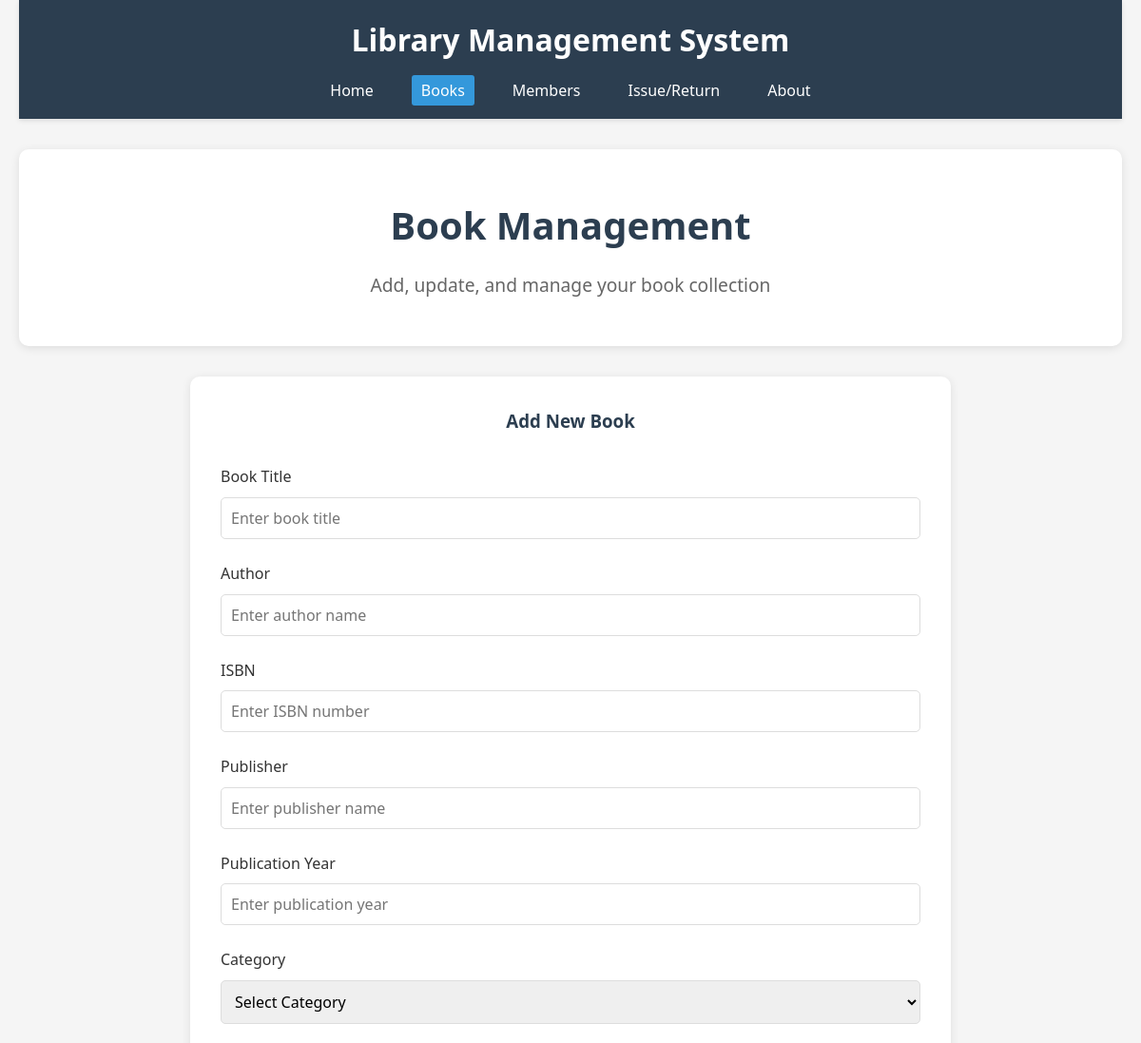
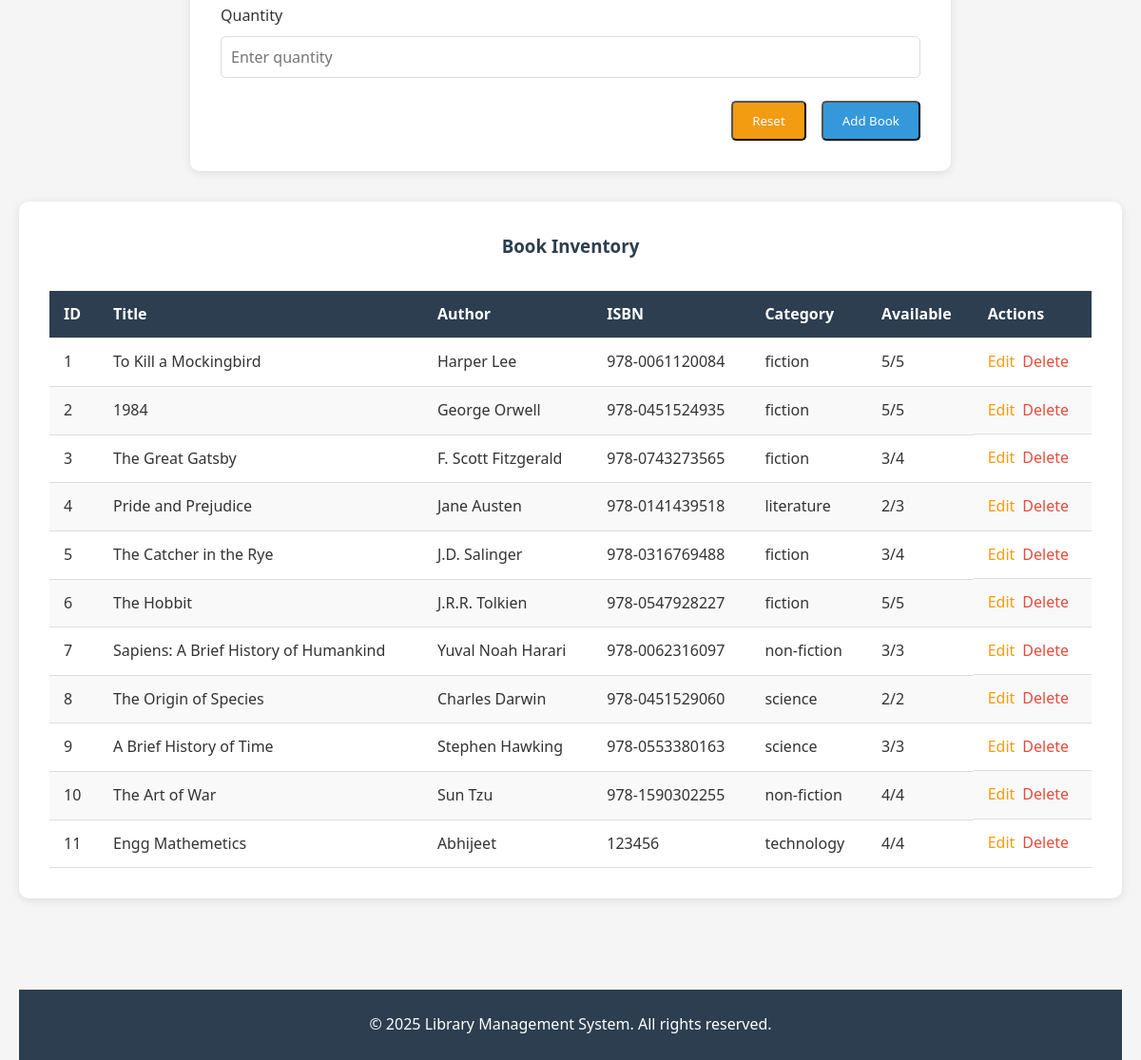
/books, run on the app's committed database (2 pictures, top to bottom).
### app.py (models this page shows, shortened)
class Book(db.Model):
    id = db.Column(db.Integer, primary_key=True)
    title = db.Column(db.String(100), nullable=False)
    author = db.Column(db.String(100), nullable=False)
    isbn = db.Column(db.String(20), unique=True, nullable=False)
    publisher = db.Column(db.String(100))
    publication_year = db.Column(db.Integer)
    category = db.Column(db.String(50), nullable=False)
    quantity = db.Column(db.Integer, default=1)
    available = db.Column(db.Integer, default=1)
    created_at = db.Column(db.DateTime, default=datetime.utcnow)

### app.py (the view)
@app.route('/books')
def books():
    books = Book.query.all()
    return render_template('books.html', books=books)

### templates/books.html (shortened to what this page needs)
{% extends 'base.html' %}
{% block content %}
<section class="hero">
    <h2>Book Management</h2>
    <p>Add, update, and manage your book collection</p>
</section>
<section class="form-container">
    <h3 class="form-title">{% if edit_mode %}Edit Book{% else %}Add New Book{% endif %}</h3>
    <form action="{% if edit_mode %}{{ url_for('edit_book', id=book.id) }}{% else %}{{ url_for('add_book') }}{% endif %}" method="POST">
        <div class="form-group">
            <label for="bookTitle">Book Title</label>
            <input type="text" id="bookTitle" name="bookTitle" class="form-control" placeholder="Enter book title" value="{% if edit_mode %}{{ book.title }}{% endif %}" required>
        </div>
        <div class="form-group">
            <label for="author">Author</label>
            <input type="text" id="author" name="author" class="form-control" placeholder="Enter author name" value="{% if edit_mode %}{{ book.author }}{% endif %}" required>
        </div>
        <div class="form-group">
            <label for="isbn">ISBN</label>
            <input type="text" id="isbn" name="isbn" class="form-control" placeholder="Enter ISBN number" value="{% if edit_mode %}{{ book.isbn }}{% endif %}" required>
        </div>
        <div class="form-group">
            <label for="publisher">Publisher</label>
            <input type="text" id="publisher" name="publisher" class="form-control" placeholder="Enter publisher name" value="{% if edit_mode %}{{ book.publisher }}{% endif %}">
        </div>
        <div class="form-group">
            <label for="publicationYear">Publication Year</label>
            <input type="number" id="publicationYear" name="publicationYear" class="form-control" placeholder="Enter publication year" value="{% if edit_mode %}{{ book.publication_year }}{% endif %}">
        </div>
        <div class="form-group">
            <label for="category">Category</label>
            <select id="category" name="category" class="form-control" required>
                <option value="">Select Category</option>
            </select>
        </div>
        <div class="form-group">
            <label for="quantity">Quantity</label>
            <input type="number" id="quantity" name="quantity" class="form-control" placeholder="Enter quantity" value="{% if edit_mode %}{{ book.quantity }}{% endif %}" required>
        </div>
        <div class="form-buttons">
            <button type="reset" class="btn" style="background-color: var(--warning-color);">Reset</button>
            <button type="submit" class="btn">{% if edit_mode %}Update Book{% else %}Add Book{% endif %}</button>
        </div>
    </form>
</section>
<section class="table-container">
    <h3 class="form-title">Book Inventory</h3>
    <table>
        <thead>
            <tr>
                <th>ID</th>
                <th>Title</th>
                <th>Author</th>
                <th>ISBN</th>
                <th>Category</th>
                <th>Available</th>
                <th>Actions</th>
            </tr>
        </thead>
        <tbody>
            {% if books %}
                {% for book in books %}
                <tr>
                    <td>{{ book.id }}</td>
                    <td>{{ book.title }}</td>
                    <td>{{ book.author }}</td>
                    <td>{{ book.isbn }}</td>
                    <td>{{ book.category }}</td>
                    <td>{{ book.available }}/{{ book.quantity }}</td>
                    <td class="action-buttons">
                        <a href="{{ url_for('edit_book', id=book.id) }}" class="edit-btn">Edit</a>
                        <a href="{{ url_for('delete_book', id=book.id) }}" class="delete-btn" onclick="return confirm('Are you sure you want to delete this book?')">Delete</a>
                    </td>
                </tr>
                {% endfor %}
            {% else %}
                <tr>
                    <td colspan="7" style="text-align: center;">No books available</td>
                </tr>
            {% endif %}
        </tbody>
    </table>
</section>
{% endblock %}

### templates/base.html (shortened to what this page needs)
<!DOCTYPE html>
<html lang="en">
<head>
    <link rel="stylesheet" href="{{ url_for('static', filename='css/styles.css') }}">
</head>
<body>
    <div class="container">
        <header>
            <div class="logo">
                <h1>Library Management System</h1>
            </div>
            <nav>
                <ul>
                    <li><a href="{{ url_for('index') }}" {% if request.path == url_for('index') %}class="active"{% endif %}>Home</a></li>
                    <li><a href="{{ url_for('books') }}" {% if request.path.startswith('/books') %}class="active"{% endif %}>Books</a></li>
                    <li><a href="{{ url_for('members') }}" {% if request.path.startswith('/members') %}class="active"{% endif %}>Members</a></li>
                    <li><a href="{{ url_for('issues') }}" {% if request.path.startswith('/issues') %}class="active"{% endif %}>Issue/Return</a></li>
                    <li><a href="{{ url_for('about') }}" {% if request.path == url_for('about') %}class="active"{% endif %}>About</a></li>
                </ul>
            </nav>
        </header>
        <main>
            {% block content %}{% endblock %}
        </main>
        <footer>
            <p>&copy; 2025 Library Management System. All rights reserved.</p>
        </footer>
    </div>
</body>
</html>

### static/css/styles.css (style rules this page uses)
* { margin: 0; padding: 0; box-sizing: border-box; font-family: 'Segoe UI', Tahoma, Geneva, Verdana, sans-serif; }
:root { --primary-color: #2c3e50; --secondary-color: #3498db; --accent-color: #e74c3c; --light-color: #ecf0f1; --dark-color: #2c3e50; --success-color: #2ecc71; --warning-color: #f39c12; }
body { background-color: #f5f5f5; color: #333; line-height: 1.6; }
.container { width: 100%; max-width: 1200px; margin: 0 auto; padding: 0 20px; }
a { text-decoration: none; color: var(--secondary-color); }
ul { list-style: none; }
.btn { display: inline-block; background-color: var(--secondary-color); color: white; padding: 10px 20px; border-radius: 5px; transition: background-color 0.3s; }
header { background-color: var(--primary-color); color: white; padding: 1rem 0; box-shadow: 0 2px 5px rgba(0, 0, 0, 0.1); }
.logo { text-align: center; margin-bottom: 1rem; }
.logo h1 { font-size: 2rem; font-weight: 700; }
nav ul { display: flex; justify-content: center; flex-wrap: wrap; }
nav ul li { margin: 0 15px; }
nav ul li a { color: white; font-weight: 500; padding: 5px 10px; border-radius: 3px; transition: background-color 0.3s; }
nav ul li a:hover, nav ul li a.active { background-color: var(--secondary-color); }
main { padding: 2rem 0; }
.hero { text-align: center; padding: 3rem 1rem; background-color: white; border-radius: 10px; margin-bottom: 2rem; box-shadow: 0 2px 10px rgba(0, 0, 0, 0.1); }
.hero h2 { font-size: 2.5rem; margin-bottom: 1rem; color: var(--primary-color); }
.hero p { font-size: 1.2rem; color: #666; max-width: 800px; margin: 0 auto; }
footer { background-color: var(--primary-color); color: white; text-align: center; padding: 1.5rem 0; margin-top: 2rem; }
.form-container { background-color: white; border-radius: 10px; padding: 2rem; max-width: 800px; margin: 0 auto 2rem; box-shadow: 0 2px 10px rgba(0, 0, 0, 0.1); }
.form-title { text-align: center; margin-bottom: 2rem; color: var(--primary-color); }
.form-group { margin-bottom: 1.5rem; }
.form-group label { display: block; margin-bottom: 0.5rem; font-weight: 500; }
.form-control { width: 100%; padding: 10px; border: 1px solid #ddd; border-radius: 5px; font-size: 1rem; }
.form-buttons { display: flex; justify-content: flex-end; gap: 1rem; }
.table-container { background-color: white; border-radius: 10px; padding: 2rem; margin-bottom: 2rem; overflow-x: auto; box-shadow: 0 2px 10px rgba(0, 0, 0, 0.1); }
table { width: 100%; border-collapse: collapse; }
table th, table td { padding: 12px 15px; text-align: left; border-bottom: 1px solid #ddd; }
table th { background-color: var(--primary-color); color: white; }
table tr:nth-child(even) { background-color: #f9f9f9; }
.action-buttons { display: flex; gap: 0.5rem; }
.edit-btn { color: var(--warning-color); }
.delete-btn { color: var(--accent-color); }

### data on the page
Book: id "1", title "To Kill a Mockingbird", author "Harper Lee", isbn "978-0061120084", category "fiction", available "5", quantity "5"
Book: id "2", title "1984", author "George Orwell", isbn "978-0451524935", category "fiction", available "5", quantity "5"
Book: id "3", title "The Great Gatsby", author "F. Scott Fitzgerald", isbn "978-0743273565", category "fiction", available "3", quantity "4"
Book: id "4", title "Pride and Prejudice", author "Jane Austen", isbn "978-0141439518", category "literature", available "2", quantity "3"
Book: id "5", title "The Catcher in the Rye", author "J.D. Salinger", isbn "978-0316769488", category "fiction", available "3", quantity "4"
Book: id "6", title "The Hobbit", author "J.R.R. Tolkien", isbn "978-0547928227", category "fiction", available "5", quantity "5"
Book: id "7", title "Sapiens: A Brief History of Humankind", author "Yuval Noah Harari", isbn "978-0062316097", category "non-fiction", available "3", quantity "3"
Book: id "8", title "The Origin of Species", author "Charles Darwin", isbn "978-0451529060", category "science", available "2", quantity "2"
Book: id "9", title "A Brief History of Time", author "Stephen Hawking", isbn "978-0553380163", category "science", available "3", quantity "3"
Book: id "10", title "The Art of War", author "Sun Tzu", isbn "978-1590302255", category "non-fiction", available "4", quantity "4"
Book: id "11", title "Engg Mathemetics", author "Abhijeet", isbn "123456", category "technology", available "4", quantity "4"
